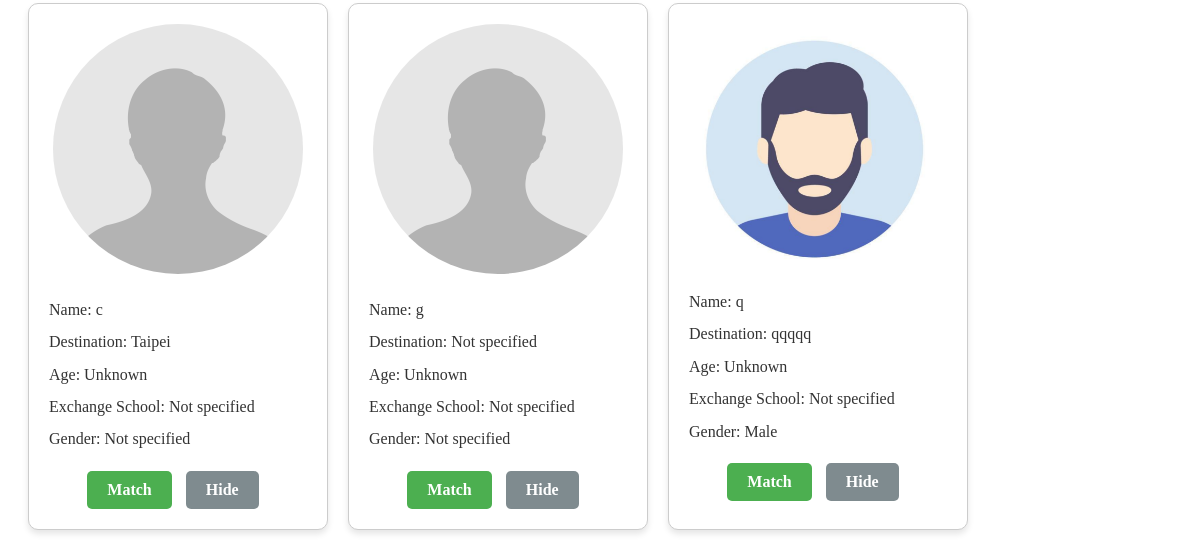
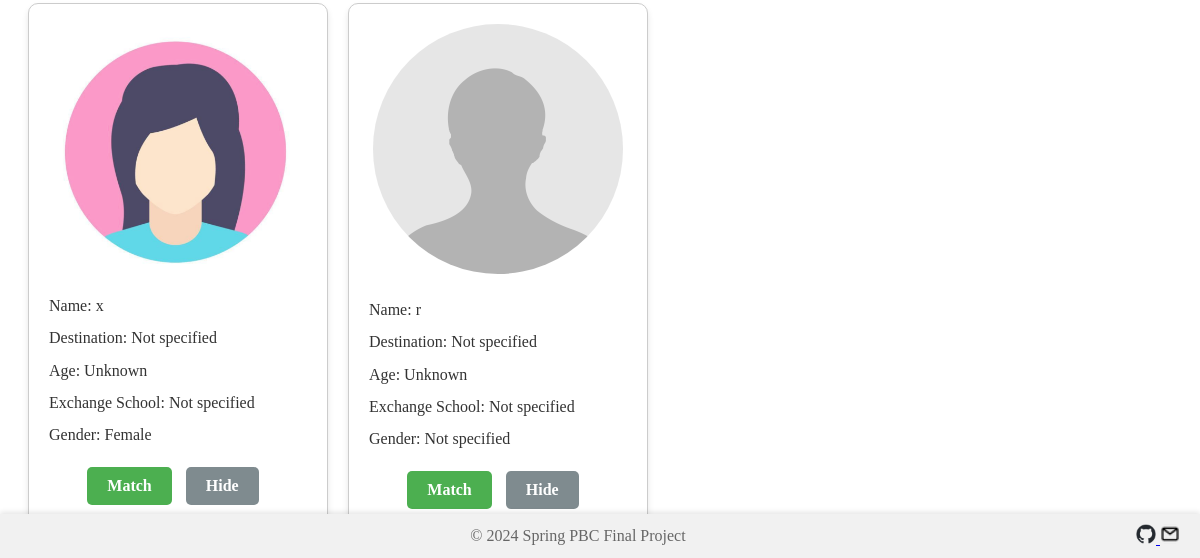
/show-all-profiles/ (signed in, lower part), run on an earlier commit of the app's database (2 pictures, top to bottom).
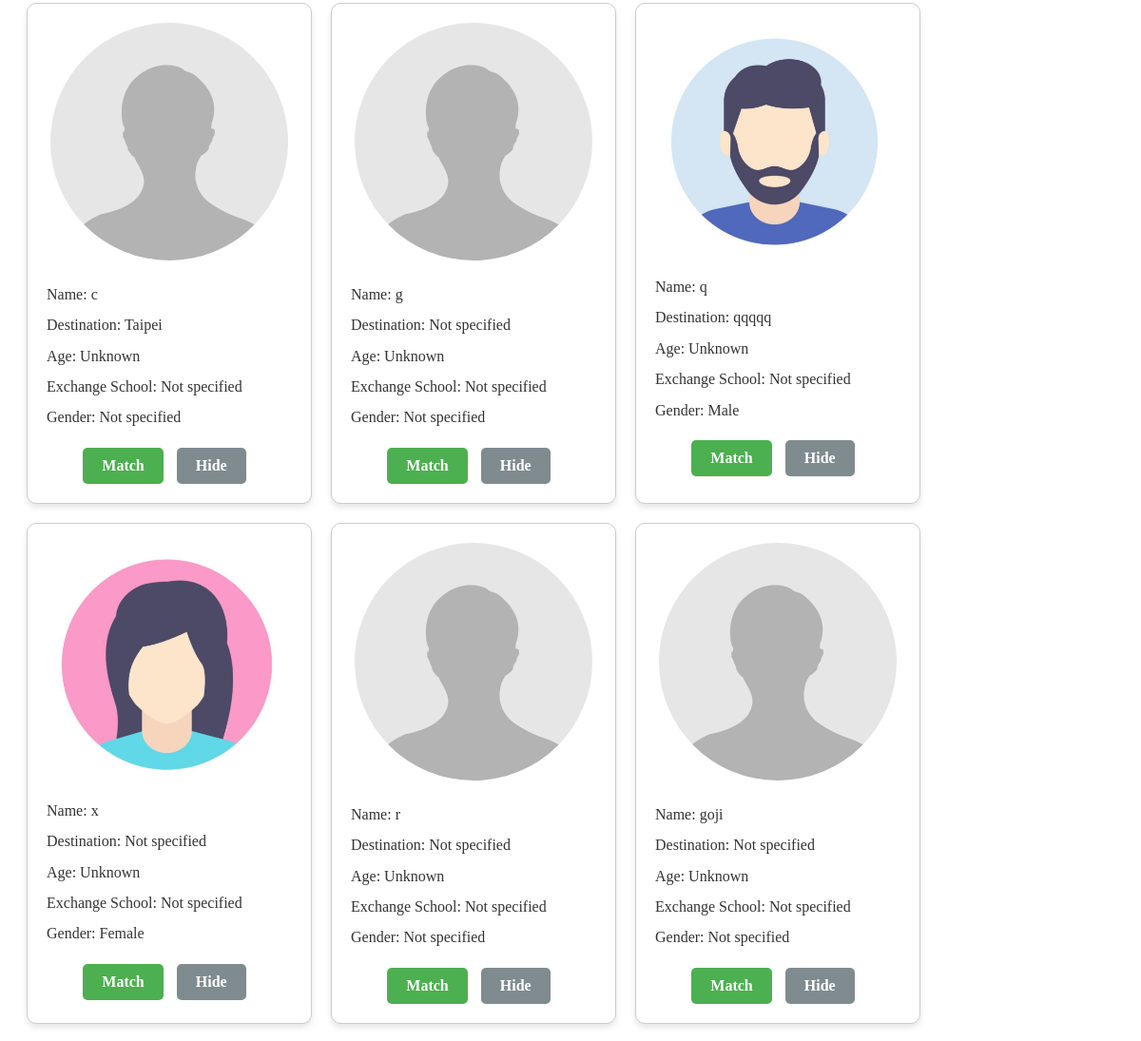
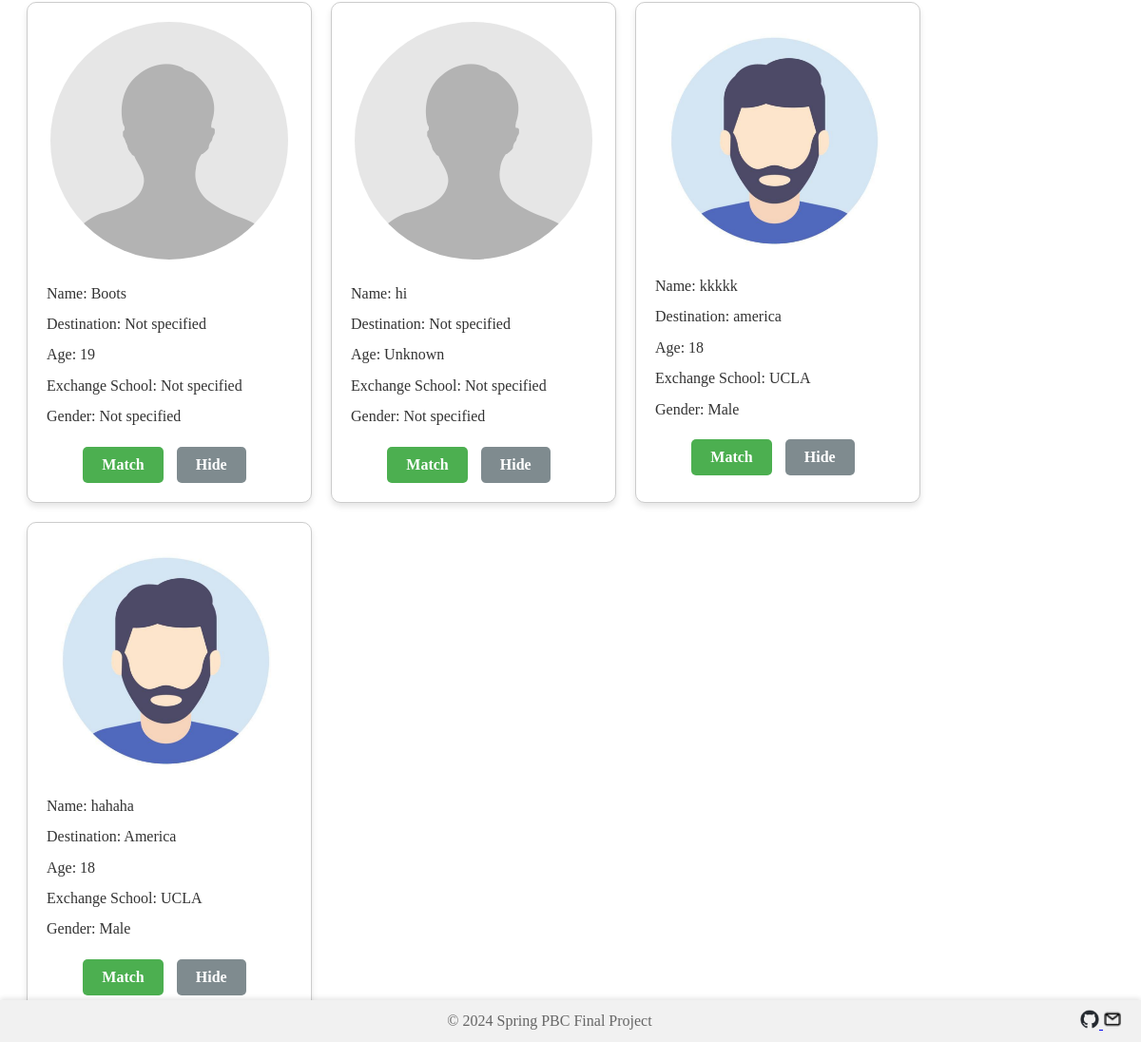
And on a later commit of the database (2 pictures, top to bottom).
### login/models.py (models this page shows, shortened)
class UserProfile(models.Model):
    user = models.OneToOneField(User, on_delete=models.CASCADE)
    nation = models.CharField(max_length=100, blank=True, null=True)
    destination = models.CharField(max_length=100, blank=True, null=True)
    age = models.PositiveIntegerField(blank=True, null=True)
    exchange_school = models.CharField(max_length=100, blank=True, null=True)
    start_date = models.DateField(null=True, blank=True)
    end_date = models.DateField(null=True, blank=True)
    gender = models.CharField(max_length=1, choices=(('M', 'Male'), ('F', 'Female')), blank=True, null=True)
    instagram = models.CharField(max_length=100, blank=True, null=True)
    facebook = models.CharField(max_length=100, blank=True, null=True)
    other_social_media = models.CharField(max_length=100, blank=True, null=True)
    avatar = models.ImageField(upload_to='avatars/', blank=True, null=True)

### login/views.py (the view)
# urls.py: path('show-all-profiles/', show_all_profiles, name='show_all_profiles')
def show_all_profiles(request):
    profiles = UserProfile.objects.all()
    current_user_profile = UserProfile.objects.get(user=request.user)
    return render(request, 'matching.html', {
        'profiles': profiles,
        'current_user_profile': current_user_profile
    })

### templates/matching.html (shortened to what this page needs)
{% load static %}
<!DOCTYPE html>
<html>
<head>
    <link rel="stylesheet" href="{% static 'css/footer.css' %}">
    <link rel="stylesheet" href="{% static 'css/matching.css' %}">
</head>
<body>
    <form method="POST" action="{% url 'filter_function' %}">
    <div class="profile-container">
        {% for profile in profiles %}
        <div class="profile">
            {% if profile.avatar %}
                <img src="{{ profile.avatar.url }}" alt="Profile Picture">
            {% else %}
                {% if profile.gender == 'M' %}
                    <img src="{% static 'images/male.png' %}" alt="Default Male Avatar">
                {% elif profile.gender == 'F' %}
                    <img src="{% static 'images/female.png' %}" alt="Default Female Avatar">
                {% else %}
                    <img src="{% static 'images/neutral.jpg' %}" alt="Default Neutral Avatar">
                {% endif %}
            {% endif %}
            <p>Name: {{ profile.user.username }}</p>
            <p>Destination: {{ profile.destination|default_if_none:"Not specified" }}</p>
            <p>Age: {{ profile.age|default_if_none:"Unknown" }}</p>
            <p>Exchange School: {{ profile.exchange_school|default_if_none:"Not specified" }}</p>
            <p>Gender: {{ profile.get_gender_display|default_if_none:"Not specified" }}</p>
            <div>
                <a href="{% url 'login' %}" class="button matching">Match</a>
                <a href="{% url 'hide_profile' profile.user.username %}" class="button hide" onclick="return confirm('Are you sure you want to hide this profile?');">Hide</a>
            </div>
        </div>
        {% empty %}
        <p>No profiles found.</p>
        {% endfor %}
</body>
</html>
<footer>
    <div class="footer-container">
        <div class="footer-text">© 2024 Spring PBC Final Project</div>
        <div class="footer-icon">
            <a href="https://github.com/Bai1026/PBC_Final_Project/tree/main" target="_blank">
                <img src="{% static 'images/github.png' %}" alt="Our GitHub" style="width:20px; height:20px;">
            </a>
            <a href="mailto:b09602017@ntu.edu.tw" target="_blank">
                <img src="{% static 'images/email.png' %}" alt="Our GitHub" style="width:20px; height:20px;">
            </a>
        </div>
    </div>
</footer>

What changed in the data, as far as the page shows it:
added UserProfile: user.username "goji", destination "Not specified", age "Unknown", exchange_school "Not specified", gender "Not specified"
added UserProfile: user.username "Boots", destination "Not specified", age "19", exchange_school "Not specified", gender "Not specified"
added UserProfile: user.username "hi", destination "Not specified", age "Unknown", exchange_school "Not specified", gender "Not specified"
added UserProfile: user.username "kkkkk", destination "america", age "18", exchange_school "UCLA", gender "Male"
added UserProfile: user.username "hahaha", destination "America", age "18", exchange_school "UCLA", gender "Male"
